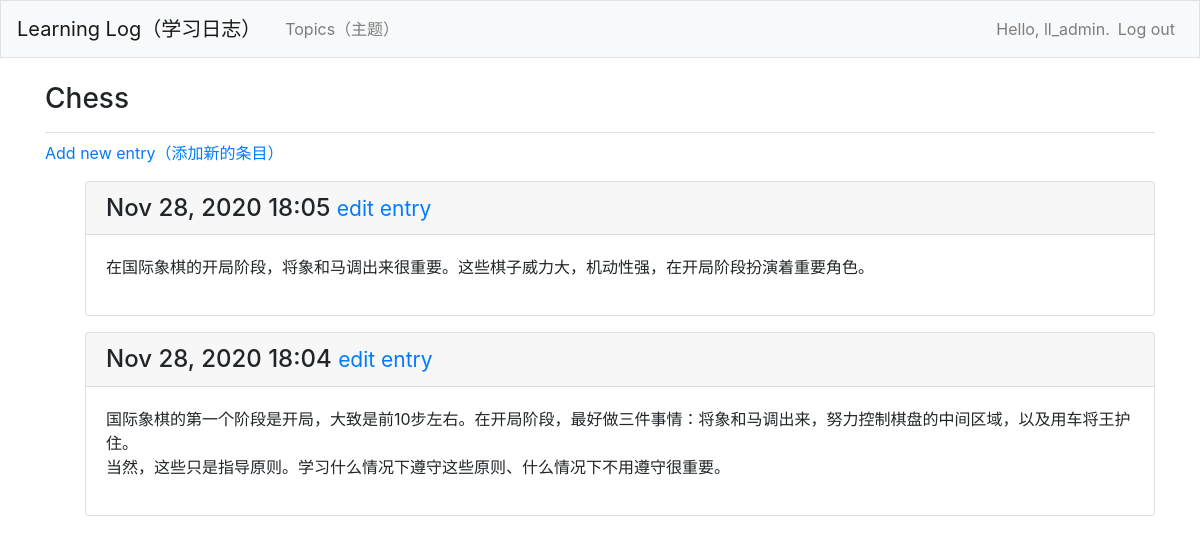
The app's page /topics/1/ (signed in), older data.
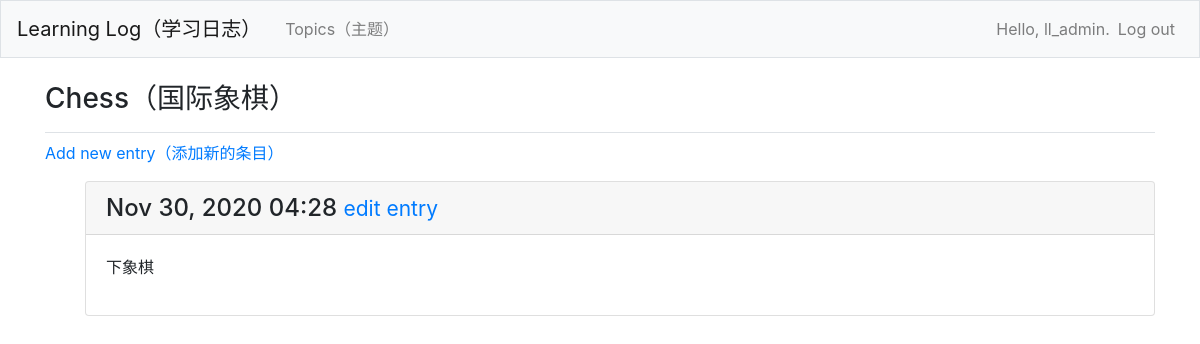
The same page, newer data.
### learning_logs/models.py (models this page shows, shortened)
class Topic(models.Model):  # 继承自Model
	text = models.CharField(max_length=200)  # 属性text是由字符组成的数据 即文本（少量数据）
	date_added = models.DateTimeField(auto_now_add=True)  # 记录日期和时间的数据
	owner = models.ForeignKey(User, on_delete=models.CASCADE)  # 建立外键关联
	def __str__(self):
		return self.text

class Entry(models.Model):
	topic = models.ForeignKey(Topic, on_delete=models.CASCADE)  # 外键实例 级联删除
	text = models.TextField()  # TextField实例  字段长度不受限制
	date_added = models.DateTimeField(auto_now_add=True)  # 按照创建顺序呈现条目，并在每个条目之间放置时间戳
	class Meta:  # 嵌套类 存储管理模型的额外信息
		verbose_name_plural = 'entries'

### learning_logs/views.py (the view)
# urls.py: path('topics/<int:topic_id>/', views.topic, name='topic'),
@login_required
def topic(request, topic_id):
	topic = Topic.objects.get(id=topic_id)
	if topic.owner != request.user:
		raise Http404
	entries = topic.entry_set.order_by('-date_added')
	context = {'topic': topic, 'entries': entries}
	return render(request, 'learning_logs/topic.html', context)

### learning_logs/templates/learning_logs/topic.html
{% extends 'learning_logs/base.html' %}
{% block page_header %}
  <h3>{{ topic }}</h3>
{% endblock page_header %}
{% block content %}
  <p>
    <a href="{% url 'learning_logs:new_entry' topic.id %}">Add new entry（添加新的条目）</a>
  </p>
  <ul>
  {% for entry in entries %}
    <div class="card mb-3">
      <h4 class="card-header">
        {{ entry.date_added|date:'M d, Y H:i' }}
        <small><a href="{% url 'learning_logs:edit_entry' entry.id %}">
            edit entry</a></small>
      </h4>
      <div class="card-body">
        {{ entry.text|linebreaks }}
      </div>
    </div>
  {% empty %}
    <p>There are no entries for this topic yet.</p>
  {% endfor %}
{% endblock content %}

Row changes from the older to the newer data that the page shows:
no longer on this page (row edited): Entry: date_added "Nov 28, 2020 18:05", text "在国际象棋的开局阶段，将象和马调出来很重要。这些棋子威力大，机动性强，在开局阶段扮演着重要角色。"
removed Entry: date_added "Nov 28, 2020 18:04", text "国际象棋的第一个阶段是开局，大致是前10步左右。在开局阶段，最好做三件事情：将象和马调出来，努力控制棋盘的中间区域，以及用车将王护住。 当然，这些只是指导原则。学习什么情况下遵守这些原则、什么情况下不用遵守很重要。"
changed Topic: text "Chess" → "Chess（国际象棋）"
added Entry: date_added "Nov 30, 2020 04:28", text "下象棋"
